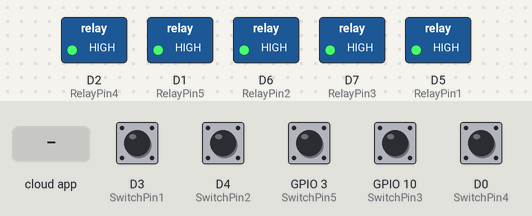
Bench run of a sketch on a simulated ESP8266 (NodeMCU). On the bench: switched loads named in the sketch (green lamp = pin HIGH). Inputs (shaded band) come from the test bench; at power-on: D0 (SwitchPin4), D3 (SwitchPin1), D4 (SwitchPin2), GPIO 3 (SwitchPin5), GPIO 10 (SwitchPin3) HIGH. WiFi joins after 1.5 s; servers stay silent unless stated; EEPROM starts erased.

Above: at 3.0 s.
3.1 s: D3 (SwitchPin1) pulled LOW for 0.15 s
At 3.9 s:
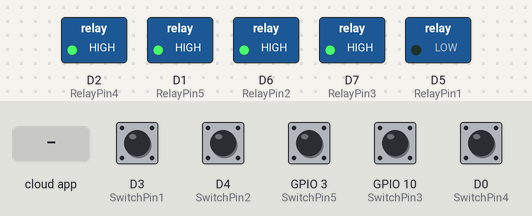
4.7 s: D4 (SwitchPin2) pulled LOW for 0.15 s
At 5.1 s:
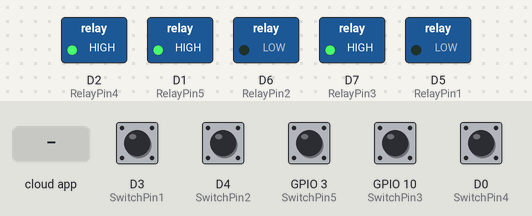
6.3 s: GPIO 3 (SwitchPin5) pulled LOW for 0.15 s
At 7.5 s:
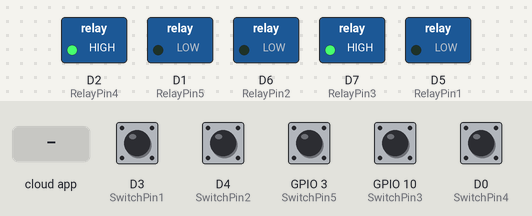
7.9 s: GPIO 10 (SwitchPin3) pulled LOW for 0.15 s
At 8.8 s:
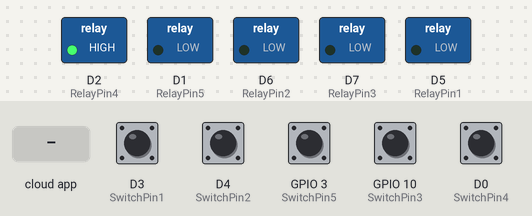
9.5 s: the phone or cloud app sets ................ to 0
At 10.1 s:
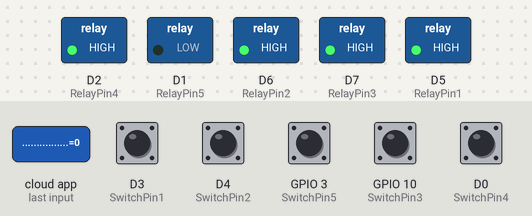
11.0 s: D0 (SwitchPin4) pulled LOW for 0.15 s
At 12.3 s:
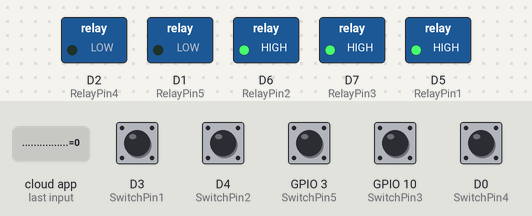
Timing chart, 0 to 13.6 s (numbered marks = the images above; inputs shaded):
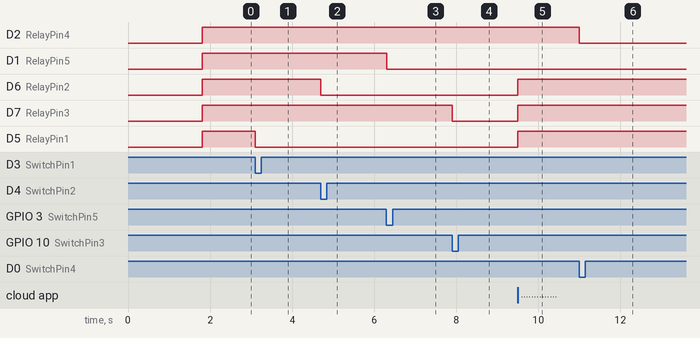

The sketch:

sketch_aug15a.ino
```cpp
#define BLYNK_TEMPLATE_ID "......"
#define BLYNK_TEMPLATE_NAME "........"
#define BLYNK_AUTH_TOKEN "..........."
// replace with your template id
// replace with your template name
// replace with your AUTH token generated from blynk cloud

#include <ESP8266WiFi.h>
#include <BlynkSimpleEsp8266.h>
#include <EEPROM.h>
#include <SinricPro.h>
#include <SinricProSwitch.h>

// WiFi credentials
char ssid[] = "your_wifi_name"; //replace it with your wifi name
char pass[] = "wifi_password";  //replace it with your wifi password

// Relay and Switch pin definitions
#define RelayPin1 D5
#define RelayPin2 D6
#define RelayPin3 D7
#define RelayPin4 D2
#define RelayPin5 D1

#define SwitchPin1 D3
#define SwitchPin2 D4
#define SwitchPin3 10  // Changed from D4 to D8
#define SwitchPin4 D0
#define SwitchPin5 D9

// Initial toggle states
int toggleState_1;
int toggleState_2;
int toggleState_3;
int toggleState_4;
int toggleState_5;

// Sinric Pro credentials
// replace with your credentials
#define APP_KEY "................"
#define APP_SECRET "......................"

// replace with your switch ids
#define SWITCH_ID_1 "................"
#define SWITCH_ID_2 ".................."
#define SWITCH_ID_3 "................."

SinricProSwitch &mySwitch1 = SinricPro[SWITCH_ID_1];
SinricProSwitch &mySwitch2 = SinricPro[SWITCH_ID_2];
SinricProSwitch &mySwitch3 = SinricPro[SWITCH_ID_3];

// Function to read saved states from EEPROM
void readEEPROM() {
  toggleState_1 = EEPROM.read(0);
  toggleState_2 = EEPROM.read(1);
  toggleState_3 = EEPROM.read(2);
  toggleState_4 = EEPROM.read(3);
  toggleState_5 = EEPROM.read(4);
}

// Function to save states to EEPROM
void saveToEEPROM() {
  EEPROM.write(0, toggleState_1);
  EEPROM.write(1, toggleState_2);
  EEPROM.write(2, toggleState_3);
  EEPROM.write(3, toggleState_4);
  EEPROM.write(4, toggleState_5);
  EEPROM.commit();
}

// Blynk virtual pin control for relays
BLYNK_WRITE(V1) {
  int value = param.asInt();
  toggleState_1 = value == 1 ? 0 : 1;
  digitalWrite(RelayPin1, value == 1 ? LOW : HIGH);
  mySwitch1.sendPowerStateEvent(value == 1);  // Notify SinricPro
  saveToEEPROM();  // Save state to EEPROM
}

BLYNK_WRITE(V2) {
  int value = param.asInt();
  toggleState_2 = value == 1 ? 0 : 1;
  digitalWrite(RelayPin2, value == 1 ? LOW : HIGH);
  mySwitch1.sendPowerStateEvent(value == 1);  // Notify SinricPro
  saveToEEPROM();  // Save state to EEPROM
}

BLYNK_WRITE(V3) {
  int value = param.asInt();
  toggleState_3 = value == 1 ? 0 : 1;
  digitalWrite(RelayPin3, value == 1 ? LOW : HIGH);
  mySwitch1.sendPowerStateEvent(value == 1);  // Notify SinricPro
  saveToEEPROM();  // Save state to EEPROM
}

BLYNK_WRITE(V4) {
  int value = param.asInt();
  toggleState_4 = value == 1 ? 0 : 1;
  digitalWrite(RelayPin4, value == 1 ? LOW : HIGH);
  mySwitch2.sendPowerStateEvent(value == 1);  // Notify SinricPro
  saveToEEPROM();  // Save state to EEPROM
}

BLYNK_WRITE(V5) {
  int value = param.asInt();
  toggleState_5 = value == 1 ? 0 : 1;
  digitalWrite(RelayPin5, value == 1 ? LOW : HIGH);
  mySwitch3.sendPowerStateEvent(value == 1);  // Notify SinricPro
  saveToEEPROM();  // Save state to EEPROM
}

// Sinric Pro event handlers for relays
bool onPowerState1(const String &deviceId, bool &state) {
  toggleState_1 = state ? 0 : 1;
  digitalWrite(RelayPin1, state ? LOW : HIGH);
  Blynk.virtualWrite(V1, state ? 1 : 0);  // Notify Blynk
  digitalWrite(RelayPin2, state ? LOW : HIGH);
  Blynk.virtualWrite(V2, state ? 1 : 0);  // Notify Blynk
  digitalWrite(RelayPin3, state ? LOW : HIGH);
  Blynk.virtualWrite(V3, state ? 1 : 0);  // Notify Blynk
  saveToEEPROM();  // Save state to EEPROM
  return true;
}

bool onPowerState2(const String &deviceId, bool &state) {
  toggleState_4 = state ? 0 : 1;
  digitalWrite(RelayPin4, state ? LOW : HIGH);
  Blynk.virtualWrite(V4, state ? 1 : 0);  // Notify Blynk
  saveToEEPROM();  // Save state to EEPROM
  return true;
}

bool onPowerState3(const String &deviceId, bool &state) {
  toggleState_5 = state ? 0 : 1;
  digitalWrite(RelayPin5, state ? LOW : HIGH);
  Blynk.virtualWrite(V5, state ? 1 : 0);  // Notify Blynk
  saveToEEPROM();  // Save state to EEPROM
  return true;
}

void setup() {
  // Serial and Blynk initialization
  Serial.begin(115200);
  Blynk.begin(BLYNK_AUTH_TOKEN, ssid, pass);

  // Initialize EEPROM
  EEPROM.begin(512);

  // Read the previous states from EEPROM
  readEEPROM();

  // Initialize relay pins and set their initial states
  pinMode(RelayPin1, OUTPUT);
  pinMode(RelayPin2, OUTPUT);
  pinMode(RelayPin3, OUTPUT);
  pinMode(RelayPin4, OUTPUT);
  pinMode(RelayPin5, OUTPUT);

  digitalWrite(RelayPin1, toggleState_1 ? HIGH : LOW);
  digitalWrite(RelayPin2, toggleState_2 ? HIGH : LOW);
  digitalWrite(RelayPin3, toggleState_3 ? HIGH : LOW);
  digitalWrite(RelayPin4, toggleState_4 ? HIGH : LOW);
  digitalWrite(RelayPin5, toggleState_5 ? HIGH : LOW);

  // Initialize switch pins with internal pull-ups
  pinMode(SwitchPin1, INPUT_PULLUP);
  pinMode(SwitchPin2, INPUT_PULLUP);
  pinMode(SwitchPin3, INPUT_PULLUP);
  pinMode(SwitchPin4, INPUT_PULLUP);
  pinMode(SwitchPin5, INPUT_PULLUP);

  // Attach SinricPro event handlers
  mySwitch1.onPowerState(onPowerState1);
  mySwitch2.onPowerState(onPowerState2);
  mySwitch3.onPowerState(onPowerState3);

  // Initialize SinricPro
  SinricPro.begin(APP_KEY, APP_SECRET);
}

void loop() {
  Blynk.run();
  SinricPro.handle();
  checkSwitches();
}

// Function to check and debounce switches
void checkSwitches() {
  if (digitalRead(SwitchPin1) == LOW) {
    toggleRelay(1);
    while(digitalRead(SwitchPin1) == LOW); // Wait for button release
  }
  if (digitalRead(SwitchPin2) == LOW) {
    toggleRelay(2);
    while(digitalRead(SwitchPin2) == LOW); // Wait for button release
  }
  if (digitalRead(SwitchPin3) == LOW) {
    toggleRelay(3);
    while(digitalRead(SwitchPin3) == LOW); // Wait for button release
  }
  if (digitalRead(SwitchPin4) == LOW) {
    toggleRelay(4);
    while(digitalRead(SwitchPin4) == LOW); // Wait for button release
  }
  if (digitalRead(SwitchPin5) == LOW) {
    toggleRelay(5);
    while(digitalRead(SwitchPin5) == LOW); // Wait for button release
  }
}

// Function to toggle relays based on switch input
void toggleRelay(int relay) {
  switch (relay) {
    case 1:
      toggleState_1 = !toggleState_1;
      digitalWrite(RelayPin1, toggleState_1 ? HIGH : LOW);
      Blynk.virtualWrite(V1, toggleState_1 ? 0 : 1);
      mySwitch1.sendPowerStateEvent(toggleState_1 ? false : true);
      break;
    case 2:
      toggleState_2 = !toggleState_2;
      digitalWrite(RelayPin2, toggleState_2 ? HIGH : LOW);
      Blynk.virtualWrite(V2, toggleState_2 ? 0 : 1);
      mySwitch1.sendPowerStateEvent(toggleState_2 ? false : true);
      break;
    case 3:
      toggleState_3 = !toggleState_3;
      digitalWrite(RelayPin3, toggleState_3 ? HIGH : LOW);
      Blynk.virtualWrite(V3, toggleState_3 ? 0 : 1);
      mySwitch1.sendPowerStateEvent(toggleState_3 ? false : true);
      break;
    case 4:
      toggleState_4 = !toggleState_4;
      digitalWrite(RelayPin4, toggleState_4 ? HIGH : LOW);
      Blynk.virtualWrite(V4, toggleState_4 ? 0 : 1);
      mySwitch2.sendPowerStateEvent(toggleState_4 ? false : true);
      break;
    case 5:
      toggleState_5 = !toggleState_5;
      digitalWrite(RelayPin5, toggleState_5 ? HIGH : LOW);
      Blynk.virtualWrite(V5, toggleState_5 ? 0 : 1);
      mySwitch3.sendPowerStateEvent(toggleState_5 ? false : true);
      break;
  }
  saveToEEPROM();  // Save state to EEPROM after each toggle
}
```

Measured:
- after the input at 3.1 s, D5 (RelayPin1): HIGH → LOW at once
- after the input at 4.7 s, D6 (RelayPin2): HIGH → LOW at once
- after the input at 6.3 s, D1 (RelayPin5): HIGH → LOW at once
- after the input at 7.9 s, D7 (RelayPin3): HIGH → LOW at once
- after the input at 9.5 s, D6 (RelayPin2), D7 (RelayPin3), D5 (RelayPin1): LOW → HIGH at once
- after the input at 11.0 s, D2 (RelayPin4): HIGH → LOW at once
